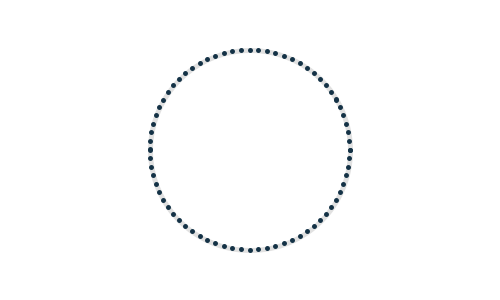
Frame 1 (no input)
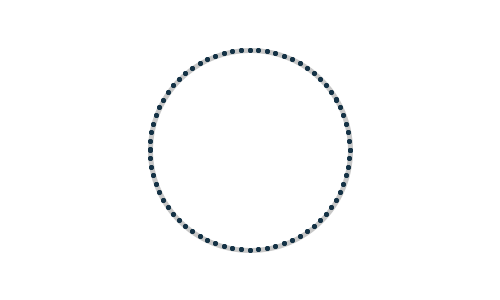
Frame 2 (the mouse pressed at the canvas centre, redrawn once)

The Processing sketch that drew these frames (run headless with seeded random() and noise(); the mouse was pressed at the canvas centre and the sketch redrawn once):

// Processing sketch: circle_1
// ── circle_1.pde
float radius = 100;
int centerX = 250;
int centerY = 150;

void setup() {
  size(500, 300);
  background(255);
  strokeWeight(5);
  smooth();
  noLoop();
}

void draw() {
  stroke(0, 30);
  noFill();
  ellipse(centerX, centerY, radius * 2, radius * 2);

  stroke(20, 50, 70);
  float x, y;
  float lastx = -99;
  float lasty = -999;
  for (float ang = 0; ang <= 360; ang += 5) {
    float rad = radians(ang);
    x = centerX + radius * cos(rad);
    y = centerY + radius * sin(rad);
    point(x, y);
  }
}
